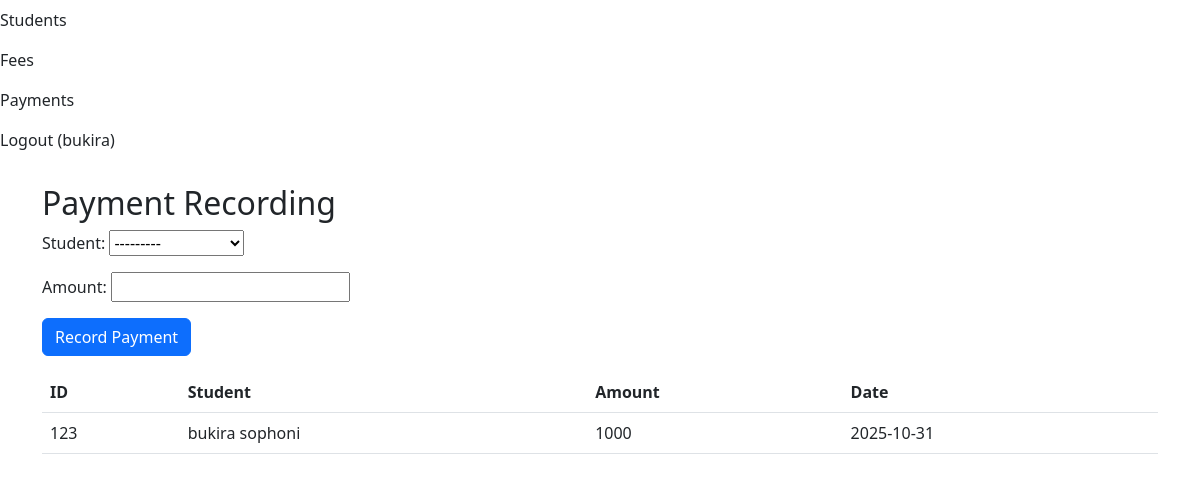
/payments/ (signed in), run on an earlier commit of the app's database.
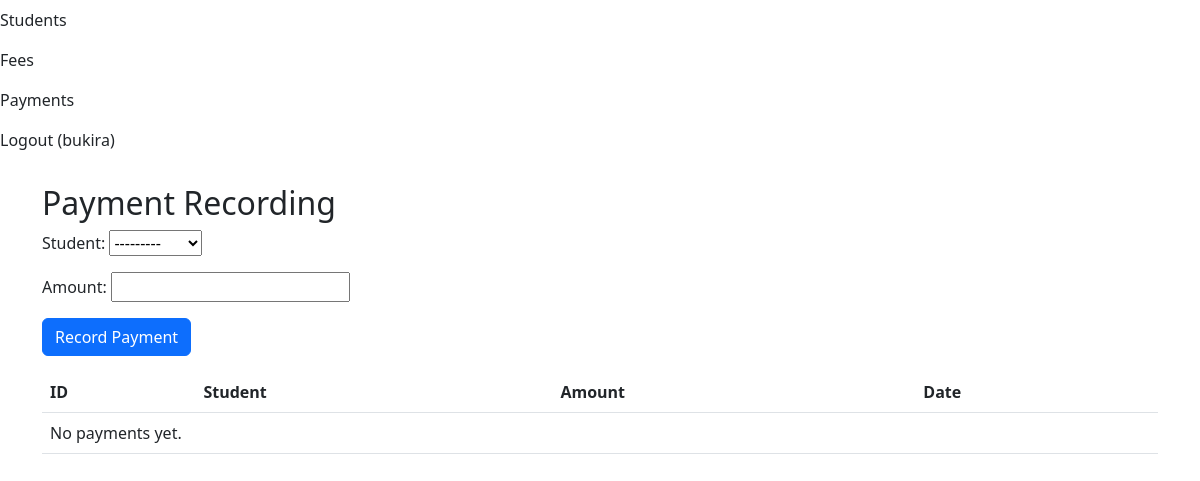
And on a later commit of the database.
### management/models.py (models this page shows, shortened)
class Student(models.Model):
    student_id = models.CharField(max_length=10, unique=True, primary_key=True)  # e.g., S001
    name = models.CharField(max_length=100)
    program = models.CharField(max_length=100)
    campus = models.CharField(max_length=50)
    year_of_study = models.PositiveIntegerField(validators=[MinValueValidator(1)])
    def __str__(self):
        return self.name

class Payment(models.Model):
    payment_id = models.CharField(max_length=10, unique=True, primary_key=True)  # e.g., P001
    student = models.ForeignKey(Student, on_delete=models.CASCADE)
    amount = models.PositiveIntegerField(validators=[MinValueValidator(1)])
    date = models.DateField(auto_now_add=True)  # Auto-set to today

### management/views.py (the view, shortened to what this page needs)
# urls.py: path('payments/', views.PaymentRecordView.as_view(), name='payment_record'),
class PaymentRecordView(LoginRequiredMixin, ListView):
    model = Payment
    template_name = 'management/payment_record.html'
    context_object_name = 'payments'
    ordering = ['-date']  # Newest first
    def get_context_data(self, **kwargs):
        context = super().get_context_data(**kwargs)
        context['form'] = PaymentForm()  # Empty form for GET
        return context

### management/forms.py
class PaymentForm(forms.ModelForm):
    class Meta:
        model = Payment
        fields = ['student', 'amount']
        widgets = {
            'amount': forms.NumberInput(attrs={'min': 1}),
        }

### templates/management/payment_record.html (shortened to what this page needs)
{% extends 'base.html' %}
{% block content %}
<h2>Payment Recording</h2>
<form method="post">
    {{ form.as_p }}
    <button type="submit" class="btn btn-primary">Record Payment</button>
</form>
<table class="table mt-3">
    <thead>
        <tr>
            <th>ID</th><th>Student</th><th>Amount</th><th>Date</th>
        </tr>
    </thead>
    <tbody>
        {% for payment in payments %}
        <tr>
            <td>{{ payment.payment_id }}</td>
            <td>{{ payment.student.name }}</td>
            <td>{{ payment.amount }}</td>
            <td>{{ payment.date|date:"Y-m-d" }}</td>
        </tr>
        {% empty %}
        <tr><td colspan="4">No payments yet.</td></tr>
        {% endfor %}
    </tbody>
</table>
{% endblock %}

What changed in the data, as far as the page shows it:
removed Payment: payment_id "123", student.name "bukira sophoni", amount "1000", date "2025-10-31"
Also different on the page:
text now shown: "No payments yet."
